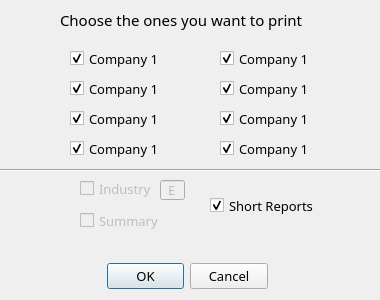
<?xml version="1.0" encoding="UTF-8"?>
<ui version="4.0">
 <class>Dialog_Print</class>
 <widget class="QDialog" name="Dialog_Print">
  <property name="geometry">
   <rect>
    <x>0</x>
    <y>0</y>
    <width>380</width>
    <height>300</height>
   </rect>
  </property>
  <property name="minimumSize">
   <size>
    <width>380</width>
    <height>300</height>
   </size>
  </property>
  <property name="maximumSize">
   <size>
    <width>380</width>
    <height>300</height>
   </size>
  </property>
  <property name="windowTitle">
   <string>Print</string>
  </property>
  <property name="windowIcon">
   <iconset>
    <normaloff>Images/setting.png</normaloff>Images/setting.png</iconset>
  </property>
  <widget class="QDialogButtonBox" name="buttonBox">
   <property name="geometry">
    <rect>
     <x>107</x>
     <y>260</y>
     <width>161</width>
     <height>32</height>
    </rect>
   </property>
   <property name="font">
    <font>
     <family>Montserrat Medium</family>
     <pointsize>10</pointsize>
    </font>
   </property>
   <property name="orientation">
    <enum>Qt::Horizontal</enum>
   </property>
   <property name="standardButtons">
    <set>QDialogButtonBox::Cancel|QDialogButtonBox::Ok</set>
   </property>
  </widget>
  <widget class="QCheckBox" name="checkBox_1">
   <property name="geometry">
    <rect>
     <x>70</x>
     <y>50</y>
     <width>101</width>
     <height>17</height>
    </rect>
   </property>
   <property name="font">
    <font>
     <family>Montserrat Medium</family>
     <pointsize>10</pointsize>
    </font>
   </property>
   <property name="text">
    <string>Company 1</string>
   </property>
   <property name="checked">
    <bool>true</bool>
   </property>
  </widget>
  <widget class="QCheckBox" name="checkBox_2">
   <property name="geometry">
    <rect>
     <x>70</x>
     <y>80</y>
     <width>101</width>
     <height>17</height>
    </rect>
   </property>
   <property name="font">
    <font>
     <family>Montserrat Medium</family>
     <pointsize>10</pointsize>
    </font>
   </property>
   <property name="text">
    <string>Company 1</string>
   </property>
   <property name="checked">
    <bool>true</bool>
   </property>
  </widget>
  <widget class="QCheckBox" name="checkBox_3">
   <property name="geometry">
    <rect>
     <x>70</x>
     <y>110</y>
     <width>101</width>
     <height>17</height>
    </rect>
   </property>
   <property name="font">
    <font>
     <family>Montserrat Medium</family>
     <pointsize>10</pointsize>
    </font>
   </property>
   <property name="text">
    <string>Company 1</string>
   </property>
   <property name="checked">
    <bool>true</bool>
   </property>
  </widget>
  <widget class="QCheckBox" name="checkBox_4">
   <property name="geometry">
    <rect>
     <x>70</x>
     <y>140</y>
     <width>101</width>
     <height>17</height>
    </rect>
   </property>
   <property name="font">
    <font>
     <family>Montserrat Medium</family>
     <pointsize>10</pointsize>
    </font>
   </property>
   <property name="text">
    <string>Company 1</string>
   </property>
   <property name="checked">
    <bool>true</bool>
   </property>
  </widget>
  <widget class="QCheckBox" name="checkBox_5">
   <property name="geometry">
    <rect>
     <x>220</x>
     <y>50</y>
     <width>101</width>
     <height>17</height>
    </rect>
   </property>
   <property name="font">
    <font>
     <family>Montserrat Medium</family>
     <pointsize>10</pointsize>
    </font>
   </property>
   <property name="text">
    <string>Company 1</string>
   </property>
   <property name="checked">
    <bool>true</bool>
   </property>
  </widget>
  <widget class="QCheckBox" name="checkBox_6">
   <property name="geometry">
    <rect>
     <x>220</x>
     <y>80</y>
     <width>101</width>
     <height>17</height>
    </rect>
   </property>
   <property name="font">
    <font>
     <family>Montserrat Medium</family>
     <pointsize>10</pointsize>
    </font>
   </property>
   <property name="text">
    <string>Company 1</string>
   </property>
   <property name="checked">
    <bool>true</bool>
   </property>
  </widget>
  <widget class="QCheckBox" name="checkBox_7">
   <property name="geometry">
    <rect>
     <x>220</x>
     <y>110</y>
     <width>101</width>
     <height>17</height>
    </rect>
   </property>
   <property name="font">
    <font>
     <family>Montserrat Medium</family>
     <pointsize>10</pointsize>
    </font>
   </property>
   <property name="text">
    <string>Company 1</string>
   </property>
   <property name="checked">
    <bool>true</bool>
   </property>
  </widget>
  <widget class="QCheckBox" name="checkBox_8">
   <property name="geometry">
    <rect>
     <x>220</x>
     <y>140</y>
     <width>101</width>
     <height>17</height>
    </rect>
   </property>
   <property name="font">
    <font>
     <family>Montserrat Medium</family>
     <pointsize>10</pointsize>
    </font>
   </property>
   <property name="text">
    <string>Company 1</string>
   </property>
   <property name="checked">
    <bool>true</bool>
   </property>
  </widget>
  <widget class="QLabel" name="label">
   <property name="geometry">
    <rect>
     <x>60</x>
     <y>10</y>
     <width>271</width>
     <height>20</height>
    </rect>
   </property>
   <property name="font">
    <font>
     <family>Montserrat Medium</family>
     <pointsize>11</pointsize>
    </font>
   </property>
   <property name="text">
    <string>Сhoose the ones you want to print</string>
   </property>
  </widget>
  <widget class="Line" name="line">
   <property name="geometry">
    <rect>
     <x>0</x>
     <y>160</y>
     <width>401</width>
     <height>20</height>
    </rect>
   </property>
   <property name="orientation">
    <enum>Qt::Horizontal</enum>
   </property>
  </widget>
  <widget class="QCheckBox" name="checkBox_Industry">
   <property name="enabled">
    <bool>false</bool>
   </property>
   <property name="geometry">
    <rect>
     <x>80</x>
     <y>180</y>
     <width>81</width>
     <height>17</height>
    </rect>
   </property>
   <property name="font">
    <font>
     <family>Montserrat Medium</family>
     <pointsize>10</pointsize>
    </font>
   </property>
   <property name="text">
    <string>Industry</string>
   </property>
  </widget>
  <widget class="QCheckBox" name="checkBox_Summary">
   <property name="enabled">
    <bool>false</bool>
   </property>
   <property name="geometry">
    <rect>
     <x>80</x>
     <y>210</y>
     <width>101</width>
     <height>21</height>
    </rect>
   </property>
   <property name="font">
    <font>
     <family>Montserrat Medium</family>
     <pointsize>10</pointsize>
    </font>
   </property>
   <property name="text">
    <string>Summary</string>
   </property>
  </widget>
  <widget class="QCheckBox" name="checkBox_SR">
   <property name="geometry">
    <rect>
     <x>210</x>
     <y>190</y>
     <width>111</width>
     <height>31</height>
    </rect>
   </property>
   <property name="font">
    <font>
     <family>Montserrat Medium</family>
     <pointsize>10</pointsize>
    </font>
   </property>
   <property name="text">
    <string>Short Reports</string>
   </property>
   <property name="checked">
    <bool>true</bool>
   </property>
   <property name="tristate">
    <bool>false</bool>
   </property>
  </widget>
  <widget class="QLineEdit" name="lineEdit_Industry">
   <property name="enabled">
    <bool>false</bool>
   </property>
   <property name="geometry">
    <rect>
     <x>160</x>
     <y>180</y>
     <width>25</width>
     <height>20</height>
    </rect>
   </property>
   <property name="font">
    <font>
     <family>Montserrat Medium</family>
     <pointsize>10</pointsize>
    </font>
   </property>
   <property name="text">
    <string>E</string>
   </property>
   <property name="maxLength">
    <number>3</number>
   </property>
   <property name="alignment">
    <set>Qt::AlignCenter</set>
   </property>
  </widget>
 </widget>
 <resources/>
 <connections>
  <connection>
   <sender>buttonBox</sender>
   <signal>accepted()</signal>
   <receiver>Dialog_Print</receiver>
   <slot>accept()</slot>
   <hints>
    <hint type="sourcelabel">
     <x>248</x>
     <y>254</y>
    </hint>
    <hint type="destinationlabel">
     <x>157</x>
     <y>274</y>
    </hint>
   </hints>
  </connection>
  <connection>
   <sender>buttonBox</sender>
   <signal>rejected()</signal>
   <receiver>Dialog_Print</receiver>
   <slot>reject()</slot>
   <hints>
    <hint type="sourcelabel">
     <x>316</x>
     <y>260</y>
    </hint>
    <hint type="destinationlabel">
     <x>286</x>
     <y>274</y>
    </hint>
   </hints>
  </connection>
 </connections>
</ui>
